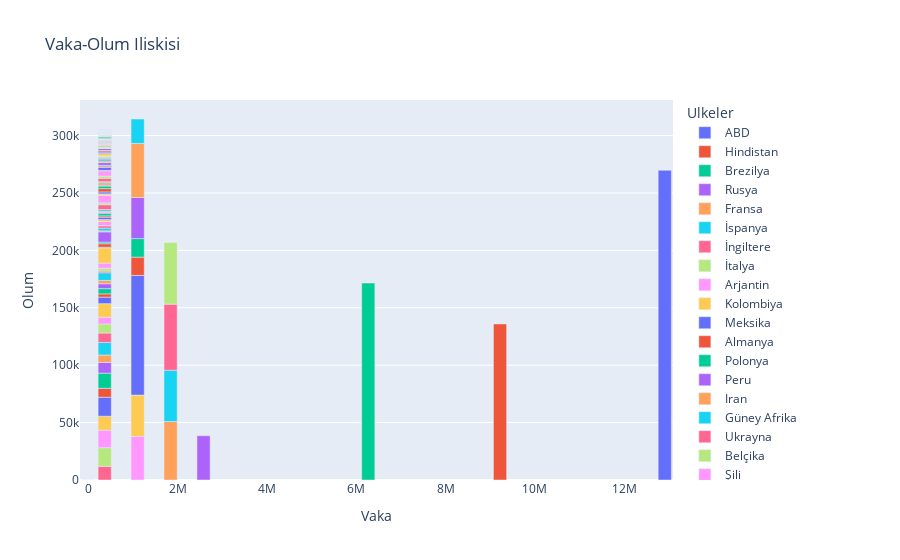

Source (notebook cell):
### Code cell
fig = px.bar(df_copy, x="Vaka", y="Olum", color="Ulkeler", title="Vaka-Olum Iliskisi")
fig.show();
